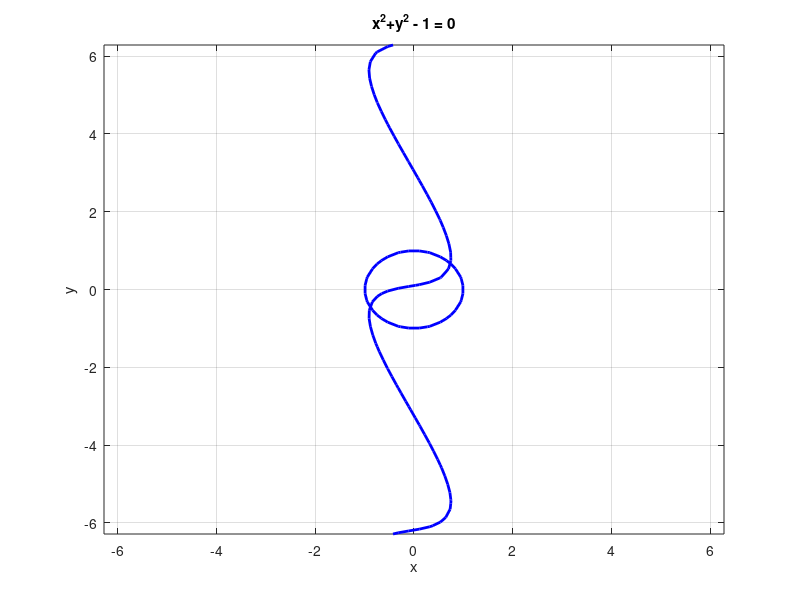

This chart was generated by the following MATLAB code:
%Решение системы нелинейных уравнений методом методом Ньютона
%Система
%sin(x+y)-1.2x = 0.1
%x^2+y^2 = 1
%Найденные производные для Якобиана
%dfs1x = cos(x+y) - (6/5);
%dfs1y = cos(x+y);
%dfs2x = 2*x;
%dfs2y = 2*y;
%f1 = sin(x+y)-1.2*x - 0.1;
%f2 = x.^2+y.^2 - 1;

y1 = ezplot('sin(x+y)-1.2*x - 0.1');
set(y1, 'Color', 'b', 'LineWidth', 2);
hold on; 
y2 = ezplot('x.^2+y.^2 - 1');
set(y2, 'Color', 'b', 'LineWidth', 2);
grid on;
interval = {[-1; 0], [0; 1]};
eps = 0.0001;
for i = 1:length(interval)
    point = interval{i};
    iter = 0;
    while true
       f0 = [sin(point(1) + point(2)) - 1.2*point(1) - 0.1; 
                point(1).^2 + point(2).^2 - 1];
       Jac = [cos(point(1) + point(2)) - 1.2, cos(point(1) + point(2));
                            2*point(1), 2*point(2)];
       if abs(det(Jac)) < 1e-10
            fprintf('Матрица Якоби вырождена на итерации %d det = %.2e\n', iter);
            break;
       end
       x_new = point - (Jac\f0);
       point = x_new;
       iter = iter + 1;
       if (iter > 100)
           fprintf('Итераций превышает 100');
           break;
       end;
       if norm(Jac\f0, inf) < eps % Проверка точности
           fprintf("\nНачальная точки: [%g; %g]\n", interval{i}(1), interval{i}(2));
           fprintf("Решение: [%g; %g]\n", x_new(1), x_new(2));
           fprintf("Итераций: %d\n", iter);
           break;
       end;
    end;
end;
